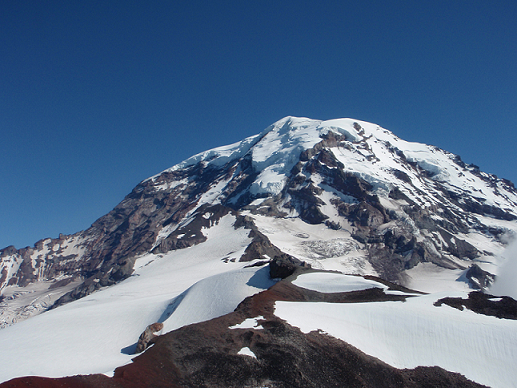
#> input picture data/Rainier1.png, 517 x 388 px, found by its file name
$ python feature_extraction.py
#> lines starting #> are read from the running program, lines starting #| are printed output that depends on the picture
"""Feature Extraction using SIFT and Visual Vocabulary.

Functions:
    - detect_sift_keypoints_descriptors
    - custom_match_descriptors
    - plot_keypoint_matches
    - visualize_data
    - extract_sift_features
    - build_visual_vocabulary
    - build_histograms
    - adjust_frequency_vector
"""

import matplotlib.pyplot as plt
import numpy as np

from matplotlib.patches import ConnectionPatch
from PIL import Image
from scipy.sparse._matrix import spmatrix
from scipy.spatial.distance import cdist
from skimage.color import rgb2gray, rgba2rgb
from skimage.feature import SIFT
from sklearn.cluster import KMeans
from sklearn.feature_extraction.text import TfidfTransformer
from tqdm import tqdm


__all__ = [
    "adjust_frequency_vector",
    "build_histograms",
    "build_visual_vocabulary",
    "custom_match_descriptors",
    "detect_sift_keypoints_descriptors",
    "extract_sift_features",
    "plot_keypoint_matches",
    "visualize_data",
]
__author__ = "Gavin Meyer"


def detect_sift_keypoints_descriptors(
    dst_img: np.ndarray, src_img: np.ndarray
) -> tuple[np.ndarray, np.ndarray, np.ndarray, np.ndarray]:
    """Detect SIFT keypoints and descriptors from two images.

    Args:
        dst_img: The destination image.
        src_img: The source image.

    Returns:
        keypoints1: Keypoints from the destination image.
        descriptors1: Descriptors from the destination image.
        keypoints2: Keypoints from the source image.
        descriptors2: Descriptors from the source image.
    """
    detector1 = SIFT()
    detector2 = SIFT()
    detector1.detect_and_extract(dst_img)
    detector2.detect_and_extract(src_img)
    keypoints1 = detector1.keypoints
    descriptors1 = detector1.descriptors
    keypoints2 = detector2.keypoints
    descriptors2 = detector2.descriptors

    return keypoints1, descriptors1, keypoints2, descriptors2


def custom_match_descriptors(
    descriptors1: np.ndarray, descriptors2: np.ndarray, cross_check: bool = True
) -> np.ndarray:
    """Match descriptors between two images.

    Args:
        descriptors1: Descriptors from the destination image.
        descriptors2: Descriptors from the source image.
        cross_check: Whether to use cross-checking to find mutual matches. (default: True)

    Returns:
        matches: The indices of the matched descriptors.
    """
    # Compute the Euclidean distance between each pair of descriptors
    distances = cdist(descriptors1, descriptors2, "euclidean")

    # Find the nearest neighbor for each descriptor in descriptors1
    nearest_neighbor_12 = np.argmin(distances, axis=1)

    # For cross-checking, find the nearest neighbor for each descriptor in descriptors2
    if cross_check:
        nearest_neighbor_21 = np.argmin(distances, axis=0)

        mutual_matches = [
            i for i, j in enumerate(nearest_neighbor_12) if nearest_neighbor_21[j] == i
        ]
        return np.array([[i, j] for i, j in enumerate(nearest_neighbor_12) if i in mutual_matches])
    return np.column_stack([np.arange(descriptors1.shape[0]), nearest_neighbor_12])


def plot_keypoint_matches(
    dst_img: np.ndarray,
    keypoints1: np.ndarray,
    src_img: np.ndarray,
    keypoints2: np.ndarray,
    matches: np.ndarray,
) -> None:
    """Plot the matched keypoints between two images.

    Args:
        dst_img: The destination image.
        keypoints1: Keypoints from the destination image.
        src_img: The source image.
        keypoints2: Keypoints from the source image.
        matches: The indices of the matched keypoints.
    """
    # Allocate matching keypoints
    dst = keypoints1[matches[:, 0]]
    src = keypoints2[matches[:, 1]]

    # Plot the matched keypoints
    fig = plt.figure(figsize=(8, 4))
    ax1 = fig.add_subplot(121)
    ax2 = fig.add_subplot(122)
    ax1.imshow(dst_img, cmap="gray")
    ax2.imshow(src_img, cmap="gray")

    for i in range(src.shape[0]):
        coordB = (dst[i, 1], dst[i, 0])  # Coordinates in the destination image
        coordA = (src[i, 1], src[i, 0])  # Coordinates in the source image
        con = ConnectionPatch(
            xyA=coordA,
            xyB=coordB,
            coordsA="data",
            coordsB="data",
            axesA=ax2,
            axesB=ax1,
            color="red",
        )
        ax2.add_artist(con)
        ax1.plot(dst[i, 1], dst[i, 0], "ro")
        ax2.plot(src[i, 1], src[i, 0], "ro")

    plt.show()


# [96 lines left out: functions visualize_data, extract_sift_features, build_visual_vocabulary, build_histograms, adjust_frequency_vector, not called in this run]


def main() -> None:
    """Main function to demonstrate the feature extraction process."""
    # Load the images
    dst_img_rgb = np.asarray(Image.open("./data/Rainier1.png"))
#> dst_img_rgb is the input picture: shape (388, 517, 4); mean R, G, B, A 88.8, 109.3, 135.7, 255
    src_img_rgb = np.asarray(Image.open("./data/Rainier2.png"))
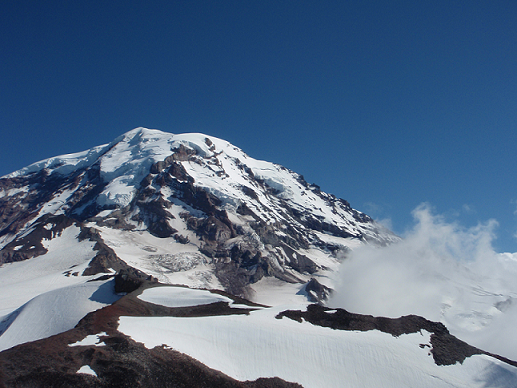
#> input picture data/Rainier2.png, 517 x 388 px, found by its file name
#> src_img_rgb is the input picture: shape (388, 517, 4); mean R, G, B, A 86, 107.9, 134.4, 255

    # Convert RGBA to RGB if necessary
    if dst_img_rgb.shape[2] == 4:
        dst_img_rgb = rgba2rgb(dst_img_rgb)
#> dst_img_rgb: shape (388, 517, 3) float64
    if src_img_rgb.shape[2] == 4:
        src_img_rgb = rgba2rgb(src_img_rgb)
#> src_img_rgb: shape (388, 517, 3) float64

    # Convert images to grayscale
    dst_img = rgb2gray(dst_img_rgb)
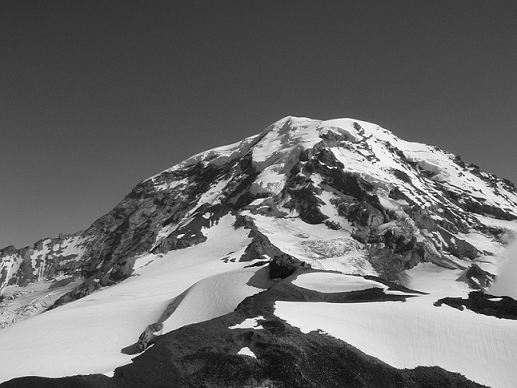
#> dst_img: shape (388, 517) float64; min 0, max 1, mean 0.419
    src_img = rgb2gray(src_img_rgb)
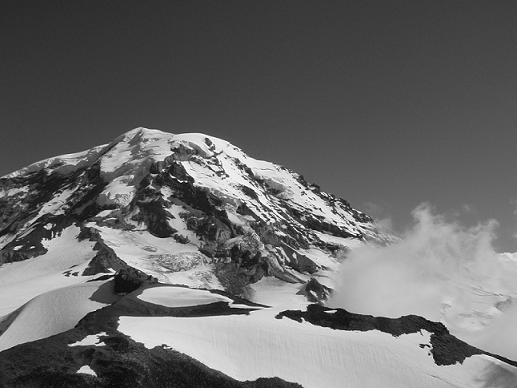
#> src_img: shape (388, 517) float64; min 0, max 1, mean 0.412

    # Detect SIFT keypoints and descriptors
    print("Detecting SIFT keypoints and descriptors...")
    keypoints1, descriptors1, keypoints2, descriptors2 = detect_sift_keypoints_descriptors(
        dst_img, src_img
    )
#> keypoints1 = 1161 pairs, first value 120 to 385, second value 2 to 513; keypoints2 = 882 pairs, first value 130 to 384, second value 3 to 509

    print("Matching descriptors between images...")
    matches = custom_match_descriptors(descriptors1, descriptors2, cross_check=True)
#> in custom_match_descriptors, `distances = cdist(descriptors1, descriptors2, "euclidean")`:
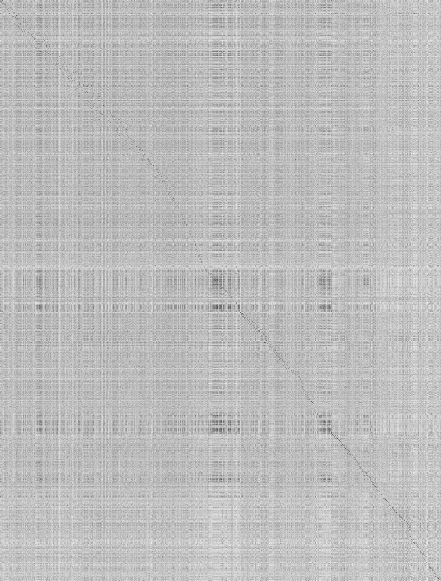
#> distances: shape (1161, 882) float64 (shown at 1/2 size); min 13.67, max 691.3, mean 517.9; drawn with min black and max white
#> in custom_match_descriptors, `nearest_neighbor_12 = np.argmin(distances, axis=1)`: nearest_neighbor_12 = 1161 values, max 881 at index 980, min 1 at index 2, mean 433.2
#> in custom_match_descriptors, `nearest_neighbor_21 = np.argmin(distances, axis=0)`: nearest_neighbor_21 = 882 values, max 1158 at index 878, min 0 at index 4, mean 570.8
#> in custom_match_descriptors, `mutual_matches = [ i for i, j in enumerate(nearest_neighbor_12) if nea..`: mutual_matches = 618 values from 0 to 1158
#> matches = 618 pairs, first value 0 to 1158, second value 1 to 881

    print(f"Number of matches: {len(matches)}")
#| Number of matches: 618
    print("Plotting the matched keypoints...")

    plot_keypoint_matches(dst_img, keypoints1, src_img, keypoints2, matches)
#> in plot_keypoint_matches, `dst = keypoints1[matches[:, 0]]`: dst = 618 pairs, first value 122 to 374, second value 14 to 511
#> in plot_keypoint_matches, `src = keypoints2[matches[:, 1]]`: src = 618 pairs, first value 132 to 384, second value 4 to 493
#> the loop in plot_keypoint_matches, `for i in range(src.shape[0]):` made 618 passes
#> (coordB, coordA) on passes 1 to 3: ((359, 122), (211, 138)), ((277, 123), (129, 132)), ((304, 124), (155, 136))
#> in plot_keypoint_matches, `plt.show()`:
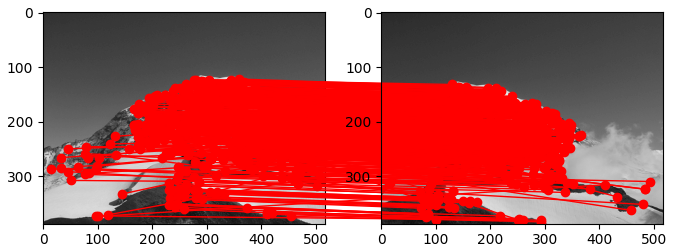
#> figure drawn by matplotlib, 2 panels

    print("Beginning feature extraction process...")

    # Load the split data
#> (the run stopped early here; a loop or call above may not have finished)
